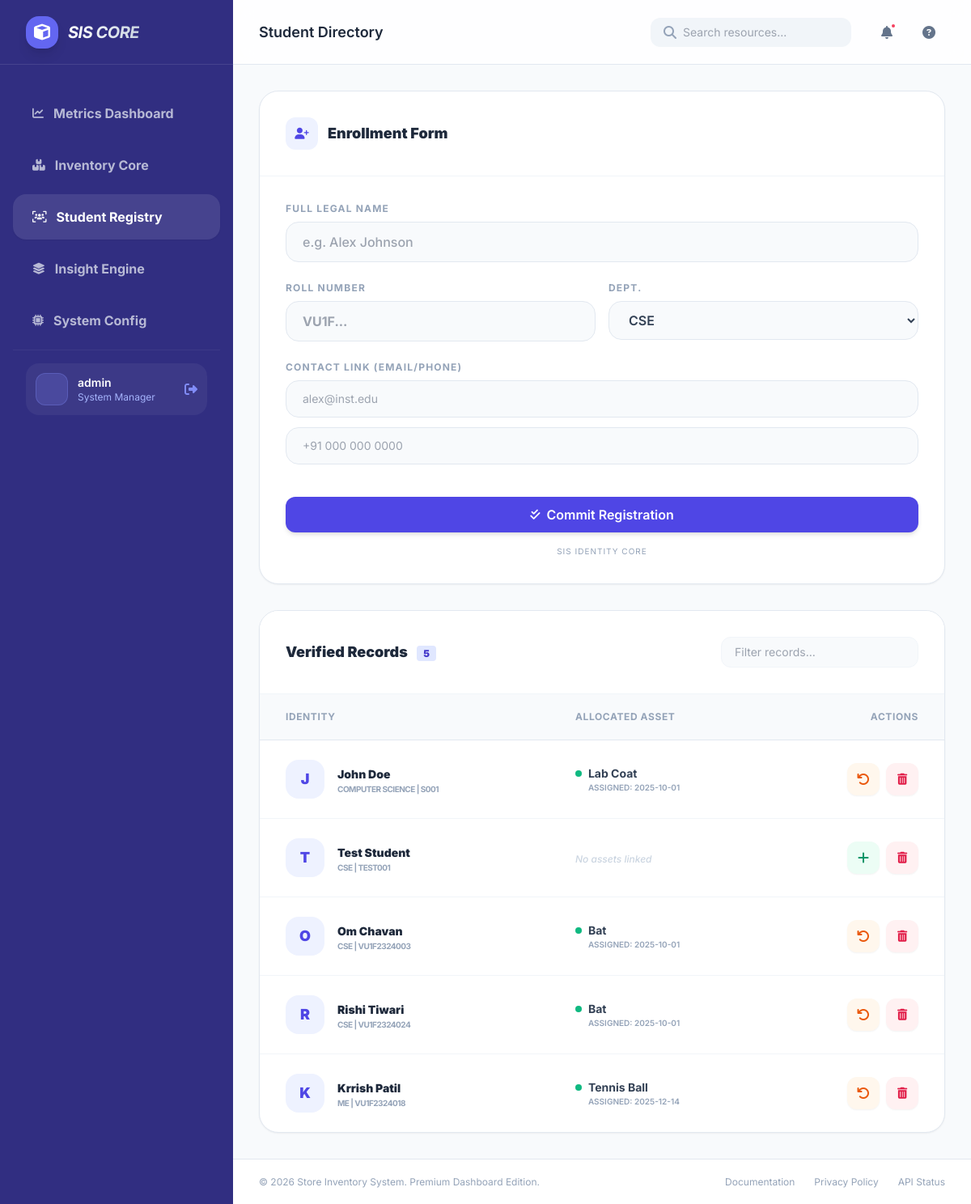
The app's page /students (signed in) with its own data.
### app.py (models this page shows, shortened)
class Student(db.Model):
    __tablename__ = 'students'
    id = db.Column(db.Integer, primary_key=True)
    full_name = db.Column(db.String(100), nullable=False)
    roll_number = db.Column(db.String(20), unique=True, nullable=False)
    email = db.Column(db.String(120), unique=True, nullable=True)
    phone = db.Column(db.String(20), nullable=True)
    department = db.Column(db.String(50), nullable=True)
    product_id = db.Column(db.Integer, db.ForeignKey('products.id'), nullable=True)
    assignment_date = db.Column(db.Date, nullable=True)
    return_date = db.Column(db.Date, nullable=True)
    created_at = db.Column(db.DateTime, default=datetime.utcnow)
    current_product = db.relationship('Product', foreign_keys=[product_id], backref='current_holders', lazy=True)

class Product(db.Model):
    __tablename__ = 'products'
    id = db.Column(db.Integer, primary_key=True)
    name = db.Column(db.String(100), nullable=False)
    description = db.Column(db.Text, nullable=True)
    quantity = db.Column(db.Integer, default=0, nullable=False)
    min_stock_level = db.Column(db.Integer, default=5, nullable=False)
    category = db.Column(db.String(50), nullable=True)
    date_of_issue = db.Column(db.Date, nullable=True)
    is_assigned = db.Column(db.Boolean, default=False)
    created_at = db.Column(db.DateTime, default=datetime.utcnow)
    assignments = db.relationship('ProductAssignment', backref='product', lazy=True)

### app.py (the view)
@app.route('/students')
@login_required
def students():
    students_list = Student.query.all()
    available_products = Product.query.filter(Product.quantity > 0).all()
    return render_template("student_details.html", students=students_list, products=available_products)

### app.py (called while the page is built)
def login_required(f):
    @wraps(f)
    def decorated_function(*args, **kwargs):
        if 'user_id' not in session:
            flash('Please log in to access this page.', 'warning')
            return redirect(url_for('login', next=request.url))
        return f(*args, **kwargs)
    return decorated_function

### templates/student_details.html (shortened to what this page needs)
{% extends "base.html" %}
{% block header_title %}Student Directory{% endblock %}
{% block content %}
<div class="grid grid-cols-1 xl:grid-cols-3 gap-8 items-start">
    <div class="card-modern">
        <div class="p-8 border-b border-slate-100 flex items-center gap-3">
            <div class="w-10 h-10 bg-indigo-50 rounded-xl flex items-center justify-center text-indigo-600">
                <i class="fas fa-user-plus text-sm"></i>
            </div>
            <h4 class="text-lg font-black text-slate-800">Enrollment Form</h4>
        </div>
        <div class="p-8">
            <form id="studentForm" action="/add_student" method="POST" class="space-y-6">
                <div>
                    <label class="block text-xs font-bold text-slate-400 uppercase tracking-widest mb-2">Full Legal Name</label>
                    <input type="text" name="fullName" placeholder="e.g. Alex Johnson" class="w-full bg-slate-50 border border-slate-200 rounded-2xl px-5 py-3 outline-none focus:border-indigo-500 focus:ring-1 focus:ring-indigo-500 transition-all font-medium" required>
                </div>
                <div class="grid grid-cols-2 gap-4">
                    <div>
                        <label class="block text-xs font-bold text-slate-400 uppercase tracking-widest mb-2">Roll Number</label>
                        <input type="text" name="rollNumber" placeholder="VU1F..." class="w-full bg-slate-50 border border-slate-200 rounded-2xl px-5 py-3 outline-none focus:border-indigo-500 font-bold" required>
                    </div>
                    <div>
                        <label class="block text-xs font-bold text-slate-400 uppercase tracking-widest mb-2">Dept.</label>
                        <select name="department" class="w-full bg-slate-50 border border-slate-200 rounded-2xl px-5 py-3 outline-none font-semibold text-slate-700" required>
                            <option value="CSE">CSE</option>
                        </select>
                    </div>
                </div>
                <div>
                    <label class="block text-xs font-bold text-slate-400 uppercase tracking-widest mb-2">Contact Link (Email/Phone)</label>
                    <div class="space-y-3">
                        <input type="email" name="email" placeholder="alex@inst.edu" class="w-full bg-slate-50 border border-slate-200 rounded-2xl px-5 py-3 outline-none text-sm">
                        <input type="tel" name="phone" placeholder="+91 000 000 0000" class="w-full bg-slate-50 border border-slate-200 rounded-2xl px-5 py-3 outline-none text-sm">
                    </div>
                </div>
                <div class="pt-4">
                    <button type="submit" class="w-full btn-primary-modern flex items-center justify-center gap-2">
                        <i class="fas fa-check-double text-sm"></i> Commit Registration
                    </button>
                    <p class="text-[10px] text-center text-slate-400 mt-4 uppercase tracking-widest">SIS Identity Core</p>
                </div>
            </form>
        </div>
    </div>
    <div class="xl:col-span-2 card-modern overflow-hidden">
        <div class="p-8 border-b border-slate-100 flex items-center justify-between bg-white sticky top-0 z-10">
            <h4 class="text-lg font-black text-slate-800">Verified Records <span class="bg-indigo-100 text-indigo-700 px-2 py-0.5 rounded text-xs ml-2">{{ students|length }}</span></h4>
            <div class="flex gap-2">
                <input type="text" id="studentSearch" placeholder="Filter records..." class="bg-slate-50 border border-slate-100 rounded-xl px-4 py-2 text-sm outline-none focus:border-indigo-300">
            </div>
        </div>
        <div class="overflow-x-auto">
            <table class="w-full text-left border-collapse" id="studentTable">
                <thead class="bg-slate-50 border-b border-slate-200">
                    <tr>
                        <th class="px-8 py-5 text-xs font-bold text-slate-400 uppercase tracking-wider">Identity</th>
                        <th class="px-8 py-5 text-xs font-bold text-slate-400 uppercase tracking-wider">Allocated Asset</th>
                        <th class="px-8 py-5 text-xs font-bold text-slate-400 uppercase tracking-wider text-right">Actions</th>
                    </tr>
                </thead>
                <tbody class="divide-y divide-slate-100">
                    {% for student in students %}
                    <tr class="hover:bg-slate-50/50 transition-colors group">
                        <td class="px-8 py-6">
                            <div class="flex items-center gap-4">
                                <div class="w-12 h-12 rounded-2xl bg-indigo-50 text-indigo-600 flex items-center justify-center font-black text-lg group-hover:scale-110 transition-transform">
                                    {{ student.full_name[0] }}
                                </div>
                                <div>
                                    <a href="/student/{{ student.id }}" class="text-sm font-black text-slate-800 hover:text-indigo-600 transition-colors">{{ student.full_name }}</a>
                                    <p class="text-[10px] font-bold text-slate-400 uppercase tracking-tighter">{{ student.department }} | {{ student.roll_number }}</p>
                                </div>
                            </div>
                        </td>
                        <td class="px-8 py-6">
                            {% if student.product_id and student.current_product %}
                            <div class="flex items-center gap-2">
                                <div class="w-2 h-2 rounded-full bg-emerald-500 animate-pulse"></div>
                                <span class="text-sm font-bold text-slate-700">{{ student.current_product.name }}</span>
                            </div>
                            <p class="text-[10px] text-slate-400 ml-4 font-semibold uppercase">Assigned: {{ student.assignment_date if student.assignment_date else 'Pre-Migration' }}</p>
                            {% else %}
                            <span class="text-xs font-medium text-slate-300 italic">No assets linked</span>
                            {% endif %}
                        </td>
                        <td class="px-8 py-6 text-right">
                            <div class="flex items-center justify-end gap-2">
                                {% if not student.product_id %}
                                <button onclick="openModal('assignProductModal{{ student.id }}')" class="w-10 h-10 rounded-xl bg-emerald-50 text-emerald-600 hover:bg-emerald-600 hover:text-white transition-all shadow-sm flex items-center justify-center tooltip" title="Assign Resource">
                                    <i class="fas fa-plus"></i>
                                </button>
                                {% else %}
                                <form method="POST" action="/return_product/{{ student.id }}" class="inline">
                                    <button type="submit" class="w-10 h-10 rounded-xl bg-orange-50 text-orange-600 hover:bg-orange-600 hover:text-white transition-all shadow-sm flex items-center justify-center" title="Force Return">
                                        <i class="fas fa-undo"></i>
                                    </button>
                                </form>
                                {% endif %}
                                <form action="{{ url_for('delete_student', student_id=student.id) }}" method="POST" class="inline" onsubmit="return confirm('Immediate Purge Action: Are you sure?')">
                                    <button type="submit" class="w-10 h-10 rounded-xl bg-rose-50 text-rose-600 hover:bg-rose-600 hover:text-white transition-all shadow-sm flex items-center justify-center focus:outline-none" title="Purge Record">
                                        <i class="fas fa-trash-alt text-sm"></i>
                                    </button>
                                </form>
                            </div>
                        </td>
                    </tr>
                    {% endfor %}
                </tbody>
            </table>
        </div>
    </div>
</div>
{% endblock %}

### records on screen
Student: full_name "J", full_name "John Doe", department "COMPUTER SCIENCE", roll_number "S001", current_product.name "Lab Coat", assignment_date "2025-10-01"
Student: full_name "T", full_name "Test Student", department "CSE", roll_number "TEST001", shows "No assets linked"
Student: full_name "O", full_name "Om Chavan", department "CSE", roll_number "VU1F2324003", current_product.name "Bat", assignment_date "2025-10-01"
Student: full_name "R", full_name "Rishi Tiwari", department "CSE", roll_number "VU1F2324024", current_product.name "Bat", assignment_date "2025-10-01"
Student: full_name "K", full_name "Krrish Patil", department "ME", roll_number "VU1F2324018", current_product.name "Tennis Ball", assignment_date "2025-12-14"

### other values on screen
{{ session.get('username', 'Admin
                                User') }} "admin"
{{ students|length }} "5"
